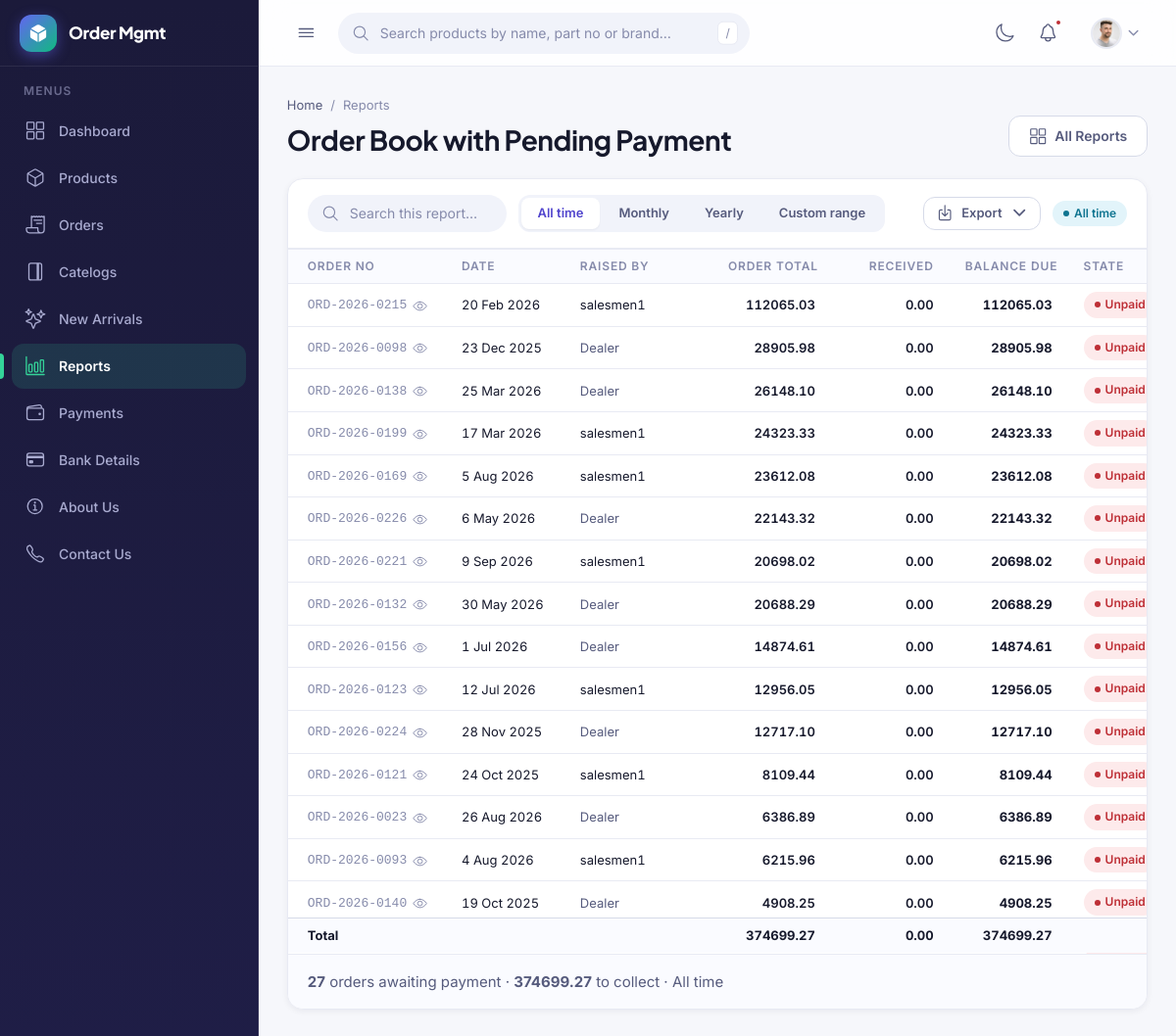
/reports/pending-payment (signed in), run on the app's committed database.
### myorder/models.py (models this page shows, shortened)
class Order(models.Model):
    class Status(models.TextChoices):
        DRAFT = "draft", "Draft"
        HOLD = "hold", "On hold"
        FINAL = "final", "Final"
    dealer = models.ForeignKey(DealerProfile, on_delete=models.PROTECT, related_name="orders")
    sales_executive = models.ForeignKey(
        SalesExecutive,
        on_delete=models.PROTECT,
        related_name="orders",
        null=True, blank=True,
        help_text="Leave empty when the dealer placed the order themselves.",
    )
    order_no = models.CharField(max_length=20, unique=True, blank=True)
    status = models.CharField(max_length=5, choices=Status.choices, default=Status.DRAFT)
    ordered_on = models.DateField(default=timezone.localdate)
    created_at = models.DateTimeField(auto_now_add=True)
    updated_at = models.DateTimeField(auto_now=True)
    class Meta:
        ordering = ["-pk"]
    @property
    def is_direct(self):
        return self.sales_executive_id is None
    @property
    def total_net(self):
        return sum((i.line_net for i in self.items.all()), Decimal("0.00"))
    @property
    def total_gst(self):
        return sum((i.line_gst for i in self.items.all()), Decimal("0.00"))
    @property
    def total_amount(self):
        return self.total_net + self.total_gst

### delaer/models.py (models this page shows, shortened)
class SalesExecutive(models.Model):
    user = models.OneToOneField(
        settings.AUTH_USER_MODEL,
        on_delete=models.CASCADE,
        related_name="sales_profile",
    )
    name = models.CharField("Full name", max_length=200)
    code = models.CharField(
        max_length=20, unique=True, blank=True,
        help_text="Left blank, the next SE-0001 is allotted on save.",
    )
    mobile = models.CharField("Mobile", max_length=10, validators=[MOBILE_VALIDATOR])
    email = models.EmailField("Email", blank=True)
    territory = models.CharField(
        max_length=120, blank=True,
        help_text="Area or region this executive covers. For reporting only.",
    )
    is_active = models.BooleanField(
        default=True,
        help_text="Untick to stop new orders being raised in this name, "
                  "without touching the orders already placed.",
    )
    created_at = models.DateTimeField(auto_now_add=True)
    updated_at = models.DateTimeField(auto_now=True)
    class Meta:
        ordering = ["name"]
        verbose_name = "Sales executive"
        verbose_name_plural = "Sales executives"
    def save(self, *args, **kwargs):
        if not self.code:
            self.code = self._next_code()
        super().save(*args, **kwargs)

### reports/views.py (the view)
# urls.py: path("pending-payment", views.pending_payment, name="pending_payment"),
@login_required
def pending_payment(request):
    filters = read_filter(request)
    orders = (
        report_orders(request, filters)
        .prefetch_related("items__product", "payments")
    )
    orders = search_orders(list(orders), filters["search"])
    rows = [row for row in _with_payment(orders) if row["balance"] > ZERO]
    rows.sort(key=lambda r: r["balance"], reverse=True)
    return TemplateResponse(request, "reports/pending_payment.html", _page(
        request, filters, slug="pending-payment", paginate="rows",
        extra={
            "rows": rows,
            "totals": {
                "total": sum((r["total"] for r in rows), ZERO),
                "paid": sum((r["paid"] for r in rows), ZERO),
                "balance": sum((r["balance"] for r in rows), ZERO),
            },
        },
    ))

### delaer/context_processors.py (called while the page is built)
def roles(request):
    user = getattr(request, "user", None)
    if user is None or not user.is_authenticated:
        return {"user_is_sales": False, "user_is_manager": False, "user_is_dealer": False}
    from myorder.views import is_manager, is_sales
    return {
        "user_is_sales": is_sales(user),
        "user_is_manager": is_manager(user),
        "user_is_dealer": hasattr(user, "dealer_profile"),
    }

### myorder/models.py (called while the page is built)
    @property
    def line_net(self):
        return (self.rate * self.qty).quantize(Decimal("0.01"))

    @property
    def line_gst(self):
        return (self.line_net * self.gst / 100).quantize(Decimal("0.01"))

### myorder/views.py (called while the page is built)
def _dealer(request):
    return DealerProfile.objects.filter(user=request.user).first()

def is_manager(user):
    return (
        user.is_superuser
        or user.is_staff
        or user.groups.filter(name="Management").exists()
    )

def _sales(request):
    user = request.user
    if not user.is_authenticated:
        return None
    return SalesExecutive.objects.filter(user=user, is_active=True).first()

def is_sales(user):
    return (
        user.is_authenticated
        and SalesExecutive.objects.filter(user=user, is_active=True).exists()
    )

def _visible_orders(request):
    orders = (
        Order.objects
        .select_related("dealer", "sales_executive")
        .prefetch_related("items__product")
    )
    if is_manager(request.user):
        return orders
    mine = Q(pk__in=[])          # matches nothing until a profile says otherwise
    sales = _sales(request)
    if sales:
        mine |= Q(sales_executive=sales)
    dealer = _dealer(request)
    if dealer:
        mine |= Q(dealer=dealer)
    return orders.filter(mine)

### payment/models.py (called while the page is built)
def order_paid(order):
    total = order.payments.aggregate(t=models.Sum("amount"))["t"]
    return total or Decimal("0.00")

### reports/services.py (called while the page is built, shortened)
def apply_dates(queryset, filters, field):
    if filters["date_from"]:
        queryset = queryset.filter(**{f"{field}__gte": filters["date_from"]})
    if filters["date_to"]:
        queryset = queryset.filter(**{f"{field}__lte": filters["date_to"]})
    return queryset

def search_orders(orders, term):
    if not term:
        return orders

### reports/views.py (called while the page is built)
def _with_payment(orders):
    rows = []
    for order in orders:
        total = order.total_amount
        paid = order_paid(order)
        rows.append({
            "order": order,
            "total": total,
            "paid": paid,
            "balance": max(total - paid, ZERO),
        })
    return rows

### templates/reports/pending_payment.html (shortened to what this page needs)
{% extends "reports/_report_base.html" %}
{% block report %}
<div id="reportResults" data-live-region>
<div class="table-wrap table-wrap--tall">
    <table class="table table--stack table--fixed">
        <colgroup>
            <col class="w-orderno">
            <col class="w-date"><col class="w-name">
            <col class="w-money"><col class="w-money"><col class="w-money">
            <col class="w-status">
        </colgroup>
        <thead>
            <tr>
                <th>Order No</th>
                <th class="hide-sm">Date</th>
                <th class="hide-sm">Raised By</th>
                <th class="num">Order Total</th>
                <th class="num">Received</th>
                <th class="num">Balance Due</th>
                <th>State</th>
            </tr>
        </thead>
        <tbody>
            {% for row in rows %}
            <tr>
                <td data-label="Order No" class="cell-orderno">
                    <a class="order-ref" href="{% url 'myorder:edit' row.order.pk %}"
                       title="View order {{ row.order.order_no }}">
                        <code class="dim">{{ row.order.order_no }}</code>
                        <ion-icon name="eye-outline" aria-hidden="true"></ion-icon>
                    </a>
                </td>
                <td data-label="Date" class="hide-sm cell-date">{{ row.order.ordered_on|date:"j M Y" }}</td>
                <td data-label="Raised By" class="hide-sm">
                    {% if row.order.is_direct %}
                    <span class="muted">Dealer</span>
                    {% else %}
                    {{ row.order.sales_executive.name }}
                    {% endif %}
                </td>
                <td data-label="Order Total" class="num">{{ row.total }}</td>
                <td data-label="Received" class="num">{{ row.paid }}</td>
                <td data-label="Balance Due" class="num"><strong>{{ row.balance }}</strong></td>
                <td data-label="State">
                    {% if row.paid > 0 %}
                    <span class="badge badge--warning">Part paid</span>
                    {% else %}
                    <span class="badge badge--danger">Unpaid</span>
                    {% endif %}
                </td>
            </tr>
            {% endfor %}
        </tbody>
        {% if rows %}
        <tfoot>
            <tr>
                <td{% if is_manager %} colspan="2"{% endif %}><strong>Total</strong></td>
                <td class="hide-sm"></td>
                <td class="hide-sm"></td>
                <td class="num"><strong>{{ totals.total }}</strong></td>
                <td class="num"><strong>{{ totals.paid }}</strong></td>
                <td class="num"><strong>{{ totals.balance }}</strong></td>
                <td></td>
            </tr>
        </tfoot>
        {% endif %}
    </table>
</div>
<div class="panel__foot">
    <div class="pagination">
        <span class="muted">
            <strong>{{ page.paginator.count }}</strong> order{{ page.paginator.count|pluralize }} awaiting payment
            &middot; <strong>{{ totals.balance }}</strong> to collect
            &middot; {{ label }}
        </span>
    </div>
</div>
</div>
{% endblock %}

### data on the page
Order: order.order_no "ORD-2026-0215", order.ordered_on "20 Feb 2026", order.sales_executive.name "salesmen1", total "112065.03", paid "0.00", balance "112065.03", shows "Unpaid"
Order: order.order_no "ORD-2026-0098", order.ordered_on "23 Dec 2025", shows "Dealer", total "28905.98", paid "0.00", balance "28905.98", shows "Unpaid"
Order: order.order_no "ORD-2026-0138", order.ordered_on "25 Mar 2026", shows "Dealer", total "26148.10", paid "0.00", balance "26148.10", shows "Unpaid"
Order: order.order_no "ORD-2026-0199", order.ordered_on "17 Mar 2026", order.sales_executive.name "salesmen1", total "24323.33", paid "0.00", balance "24323.33", shows "Unpaid"
Order: order.order_no "ORD-2026-0169", order.ordered_on "5 Aug 2026", order.sales_executive.name "salesmen1", total "23612.08", paid "0.00", balance "23612.08", shows "Unpaid"
Order: order.order_no "ORD-2026-0226", order.ordered_on "6 May 2026", shows "Dealer", total "22143.32", paid "0.00", balance "22143.32", shows "Unpaid"
Order: order.order_no "ORD-2026-0221", order.ordered_on "9 Sep 2026", order.sales_executive.name "salesmen1", total "20698.02", paid "0.00", balance "20698.02", shows "Unpaid"
Order: order.order_no "ORD-2026-0132", order.ordered_on "30 May 2026", shows "Dealer", total "20688.29", paid "0.00", balance "20688.29", shows "Unpaid"
Order: order.order_no "ORD-2026-0156", order.ordered_on "1 Jul 2026", shows "Dealer", total "14874.61", paid "0.00", balance "14874.61", shows "Unpaid"
Order: order.order_no "ORD-2026-0123", order.ordered_on "12 Jul 2026", order.sales_executive.name "salesmen1", total "12956.05", paid "0.00", balance "12956.05", shows "Unpaid"
Order: order.order_no "ORD-2026-0224", order.ordered_on "28 Nov 2025", shows "Dealer", total "12717.10", paid "0.00", balance "12717.10", shows "Unpaid"
Order: order.order_no "ORD-2026-0121", order.ordered_on "24 Oct 2025", order.sales_executive.name "salesmen1", total "8109.44", paid "0.00", balance "8109.44", shows "Unpaid"
Order: order.order_no "ORD-2026-0023", order.ordered_on "26 Aug 2026", shows "Dealer", total "6386.89", paid "0.00", balance "6386.89", shows "Unpaid"
Order: order.order_no "ORD-2026-0093", order.ordered_on "4 Aug 2026", order.sales_executive.name "salesmen1", total "6215.96", paid "0.00", balance "6215.96", shows "Unpaid"
Order: order.order_no "ORD-2026-0140", order.ordered_on "19 Oct 2025", shows "Dealer", total "4908.25", paid "0.00", balance "4908.25", shows "Unpaid"

### other printed values
{{ card.name }} "Order Book with Pending Payment"
{{ name }} "All time" "Monthly" "Yearly" "Custom range"
{{ label }} "All time"
{{ totals.total }} "374699.27"
{{ totals.paid }} "0.00"
{{ totals.balance }} "374699.27"
{{ page.paginator.count }} "27"
